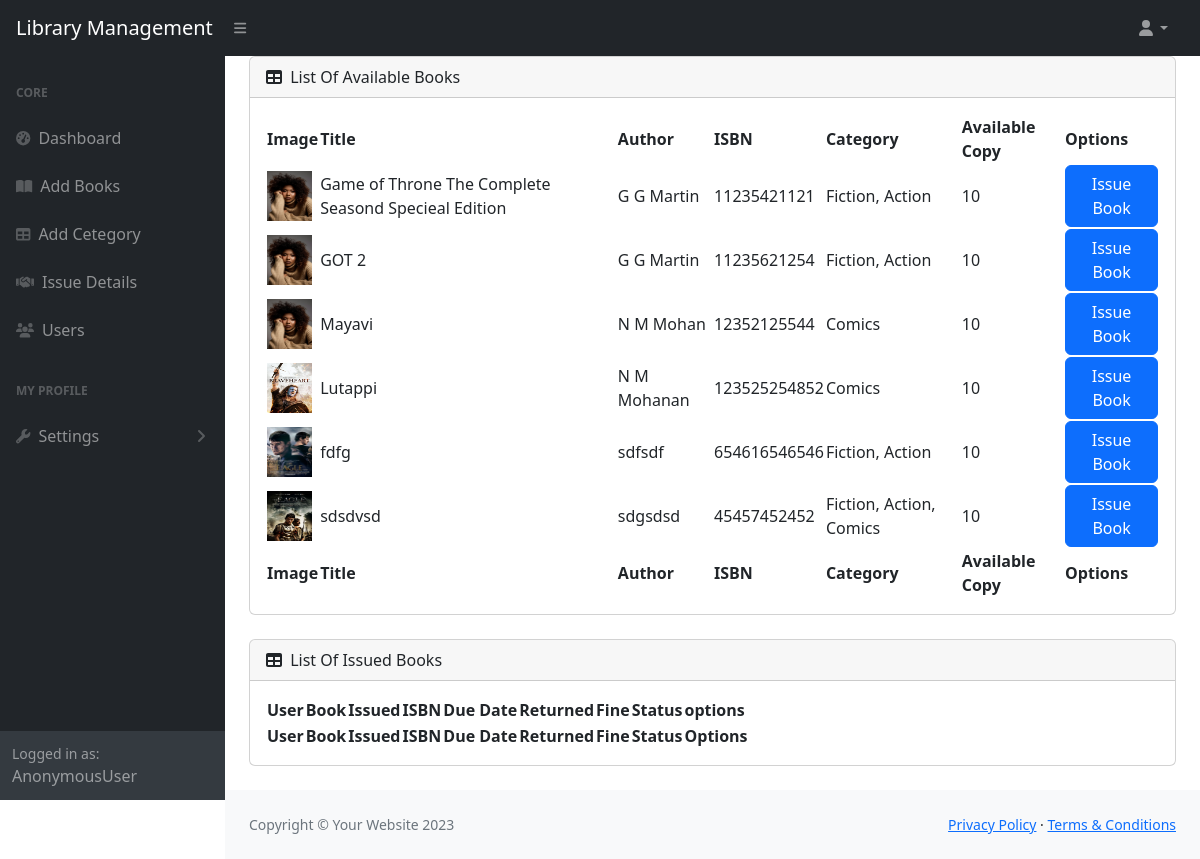
The app's page /issue/, older data.
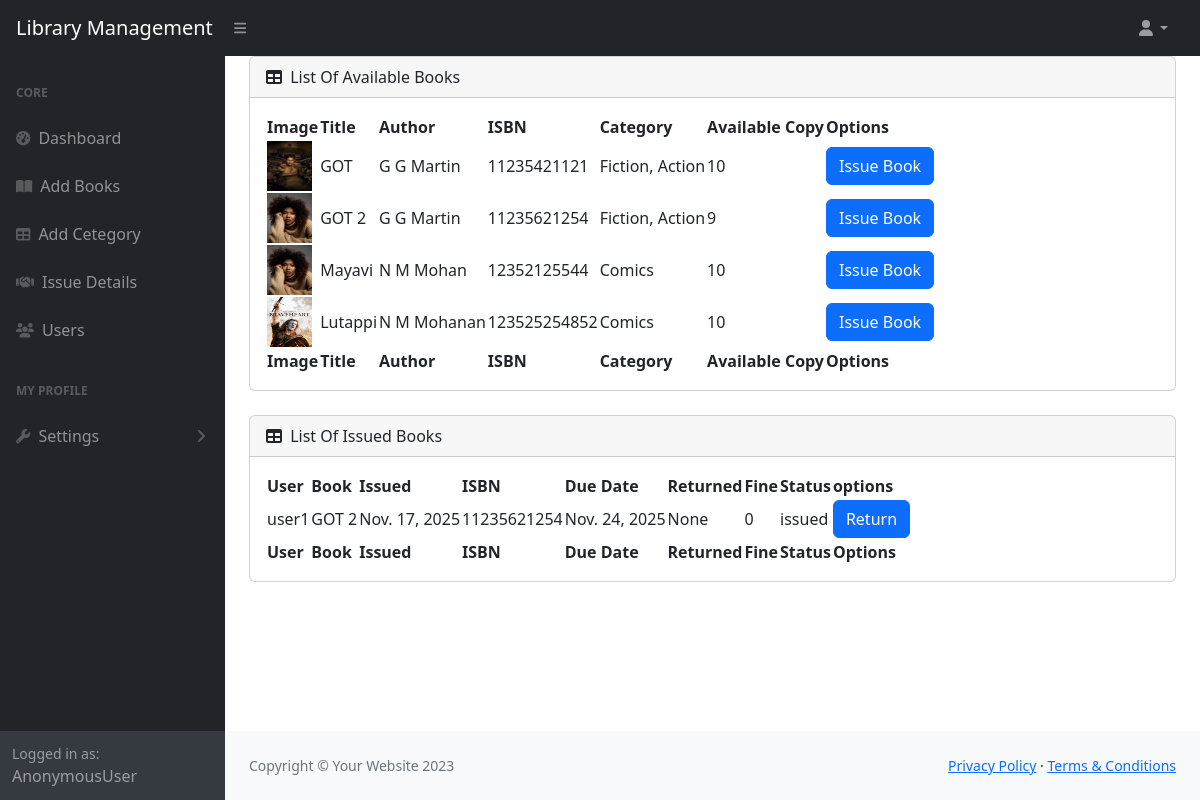
The same page, newer data.
### libraryApp/models.py (models this page shows, shortened)
class Book(models.Model):
    user=models.ForeignKey(User,on_delete=models.CASCADE,related_name="bookUser")
    title=models.CharField(max_length=100)
    author=models.CharField(max_length=20)
    isbn=models.IntegerField()
    image=models.ImageField(upload_to="books",default="books/default.jpeg",null=True,blank=True)
    category=models.ManyToManyField(Category,related_name="bookCategory")
    total_copy=models.IntegerField()
    avl_copy=models.IntegerField()
    added_on=models.DateField(auto_now_add=True)
    def __str__(self):
        return self.title

class Category(models.Model):
    category=models.CharField(max_length=20,unique=True)

class Issue(models.Model):
    STATUS = (
        ('issued', 'Issued'),
        ('returned', 'Returned'),
        ('overdue', 'Overdue'),
    )
    user = models.ForeignKey(User, on_delete=models.CASCADE, related_name="issued_by")
    book = models.ForeignKey(Book, on_delete=models.CASCADE, related_name="issued_book")
    issue_date = models.DateField(auto_now_add=True)
    due_date = models.DateField()
    returned_date = models.DateField(null=True, blank=True)
    fine = models.IntegerField(default=0)
    status = models.CharField(max_length=10, choices=STATUS, default="issued")

class User(AbstractUser):
    email=models.EmailField(unique=True)
    option = (
        ('user','user'),
        ('staff','staff')
    )
    phone=models.CharField(max_length=15)
    role=models.CharField(max_length=100,choices=option,default="user")
    profile=models.ImageField(upload_to="profile",default="profile/default.jpeg",null=True,blank=True)
    otp=models.CharField(max_length=20)
    is_verified=models.BooleanField(default=False)

### libraryApp/views.py (the view)
# urls.py: path("issue/",views.IssueBookView.as_view(),name="issue"),
class IssueBookView(View):
    def get(self, request):
        books=Book.objects.filter(avl_copy__gt = 0)
        issued=Issue.objects.all()
        return render(request,"issuebook.html",{"books":books,"issued":issued})

### libraryApp/context_processor.py (called while the page is built)
def library_status(request):
    total_books = Book.objects.count()
    total_copies = Book.objects.aggregate(total=models.Sum("total_copy"))["total"] or 0
    avl_books = Book.objects.aggregate(total=models.Sum("avl_copy"))["total"] or 0
    return {
        "total_books": total_books,
        "total_copies": total_copies,
        "avl_books": avl_books,
    }

### libraryApp/templates/issuebook.html
{% extends 'dashboard.html' %}
{% block main %}
                <div class="container-fluid px-4">
                    <div id="section-table" class="card mb-4">
                        <div class="card-header">
                            <i class="fas fa-table me-1"></i>
                            List Of Available Books
                        </div>
                        <div class="card-body">
                            <table id="datatablesSimple" class="datatable">
                                <thead>
                                    <tr>
                                        <th>Image</th>
                                        <th>Title</th>
                                        <th>Author</th>
                                        <th>ISBN</th>
                                        <th>Category</th>
                                        <th>Available Copy</th>
                                        <th>Options</th>
                                    </tr>
                                </thead>
                                <tfoot>
                                    <tr>
                                        <th>Image</th>
                                        <th>Title</th>
                                        <th>Author</th>
                                        <th>ISBN</th>
                                        <th>Category</th>
                                        <th>Available Copy</th>
                                        <th>Options</th>
                                    </tr>
                                </tfoot>
                                <tbody>
                                    {% for book in books %}
                                    <tr>
                                        <td>
                                            <img src="{{book.image.url}}"  height="50px" width="45px" alt="img">
                                        </td>
                                        <td>{{book.title}}</td>
                                        <td>{{book.author}}</td>
                                        <td>{{book.isbn}}</td>
                                        <td>
                                            {% for cat in book.category.all %}
                                                {{ cat.category }}{% if not forloop.last %}, {% endif %}
                                            {% endfor %}
                                        </td>
                                        <td>{{book.avl_copy}}</td>
                                        <td>
                                            <a href="{% url 'issueuser' book.id %}" class="btn btn-primary">Issue Book</a>
                                        </td>
                                    </tr>
                                    {% endfor %}
                                </tbody>
                            </table>
                        </div>
                    </div>
                    <div id="section-issue" class="card mb-4">
                        <div class="card-header">
                            <i class="fas fa-table me-1"></i>
                            List Of Issued Books
                        </div>
                        <div class="card-body">
                            <table id="datatablesSimple1" class="datatable">
                                <thead>
                                    <tr>
                                        <th>User</th>
                                        <th>Book</th>
                                        <th>Issued</th>
                                        <th>ISBN</th>
                                        <th>Due Date</th>
                                        <th>Returned</th>
                                        <th>Fine</th>
                                        <th>Status</th>
                                        <th>options</th>
                                    </tr>
                                </thead>
                                <tfoot>
                                    <tr>
                                        <th>User</th>
                                        <th>Book</th>
                                        <th>Issued</th>
                                        <th>ISBN</th>
                                        <th>Due Date</th>
                                        <th>Returned</th>
                                        <th>Fine</th>
                                        <th>Status</th>
                                        <th>Options</th>
                                    </tr>
                                </tfoot>
                                <tbody>
                                    {% for issue in issued %}
                                    <tr>
                                        <td>{{issue.user}}</td>
                                        <td>{{issue.book}}</td>
                                        <td>{{issue.issue_date}}</td>
                                        <td>{{issue.book.isbn}}</td>
                                        <td>{{issue.due_date}}</td>
                                        <td>{{issue.returned_date}}</td>
                                        <td>{{issue.fine}}</td>
                                        <td>{{issue.status}}</td>
                                        <td>
                                            <a href="#" class="btn btn-primary">Return</a>
                                        </td>
                                    </tr>
                                    {% endfor %}
                                </tbody>
                            </table>
                        </div>
                    </div>
                </div>
{% endblock %}

### libraryApp/templates/dashboard.html (shortened to what this page needs)
{% load static %}
<!DOCTYPE html>
<html lang="en">
<head>
    <link href="https://cdn.jsdelivr.net/npm/simple-datatables@7.1.2/dist/style.min.css" rel="stylesheet" />
    <link href="{% static 'css/styles.css' %}" rel="stylesheet" />
</head>
<body class="sb-nav-fixed">
    <nav class="sb-topnav navbar navbar-expand navbar-dark bg-dark">
        <a class="navbar-brand ps-3" href="#">Library Management</a>
        <button class="btn btn-link btn-sm order-1 order-lg-0 me-4 me-lg-0" id="sidebarToggle" href="#!"><i
                class="fas fa-bars"></i></button>
        <ul class="navbar-nav ms-auto ms-md-0 me-3 me-lg-4">
            <li class="nav-item dropdown">
                <a class="nav-link dropdown-toggle" id="navbarDropdown" href="#" role="button" data-bs-toggle="dropdown"
                    aria-expanded="false"><i class="fas fa-user fa-fw"></i></a>
            </li>
        </ul>
    </nav>
    <div id="layoutSidenav">
        <div id="layoutSidenav_nav">
            <nav class="sb-sidenav accordion sb-sidenav-dark" id="sidenavAccordion">
                <div class="sb-sidenav-menu">
                    <div class="nav">
                        <div class="sb-sidenav-menu-heading">Core</div>
                        <a class="nav-link" href="{% url 'dashboard' %}">
                            <div class="sb-nav-link-icon"><i class="fas fa-tachometer-alt"></i></div>
                            Dashboard
                        </a>
                        <a class="nav-link" href="{% url 'book' %}">
                            <div class="sb-nav-link-icon"><i class="fas fa-book-open"></i></div>
                            Add Books
                        </a>
                        <a class="nav-link" href="{% url 'category' %}">
                            <div class="sb-nav-link-icon"><i class="fas fa-table"></i></div>
                            Add Cetegory
                        </a>
                        <a class="nav-link" href="{% url 'issue' %}">
                            <div class="sb-nav-link-icon"><i class="fa fa-handshake"></i></div>
                            Issue Details
                        </a>
                        <a class="nav-link" href="index.html">
                            <div class="sb-nav-link-icon"><i class="fas fa-users"></i></div>
                            Users
                        </a>
                        <div class="sb-sidenav-menu-heading">My Profile</div>
                        <a class="nav-link collapsed" href="#" data-bs-toggle="collapse"
                            data-bs-target="#collapseLayouts" aria-expanded="false" aria-controls="collapseLayouts">
                            <div class="sb-nav-link-icon"><i class="fas fa-wrench"></i></div>
                            Settings
                            <div class="sb-sidenav-collapse-arrow"><i class="fas fa-angle-down"></i></div>
                        </a>
                    </div>
                </div>
                <div class="sb-sidenav-footer">
                    <div class="small">Logged in as:</div>
                    {{request.user}}
                </div>
            </nav>
        </div>
        <div id="layoutSidenav_content">
            <main>
                {% block main %}{% endblock %}
            </main>
            <footer class="py-4 bg-light mt-auto">
                <div class="container-fluid px-4">
                    <div class="d-flex align-items-center justify-content-between small">
                        <div class="text-muted">Copyright &copy; Your Website 2023</div>
                        <div>
                            <a href="#">Privacy Policy</a>
                            &middot;
                            <a href="#">Terms &amp; Conditions</a>
                        </div>
                    </div>
                </div>
            </footer>
        </div>
    </div>
</body>
</html>

Row changes from the older to the newer data that the page shows:
removed Book: image (picture), title "fdfg", author "sdfsdf", isbn "654616546546", avl_copy "10", Category (category "Fiction"), Category (category "Action")
removed Book: image (picture), title "sdsdvsd", author "sdgsdsd", isbn "45457452452", avl_copy "10", Category (category "Fiction"), Category (category "Action"), Category (category "Comics")
changed Book: image: picture added in place of a placeholder; title "Game of Throne The Complete Seasond Specieal Edition" → "GOT"
changed Book "GOT 2": avl_copy "10" → "9"
added Issue: user "user1", book "GOT 2", issue_date "Nov. 17, 2025", book.isbn "11235621254", due_date "Nov. 24, 2025", returned_date "None", fine "0", status "issued"
